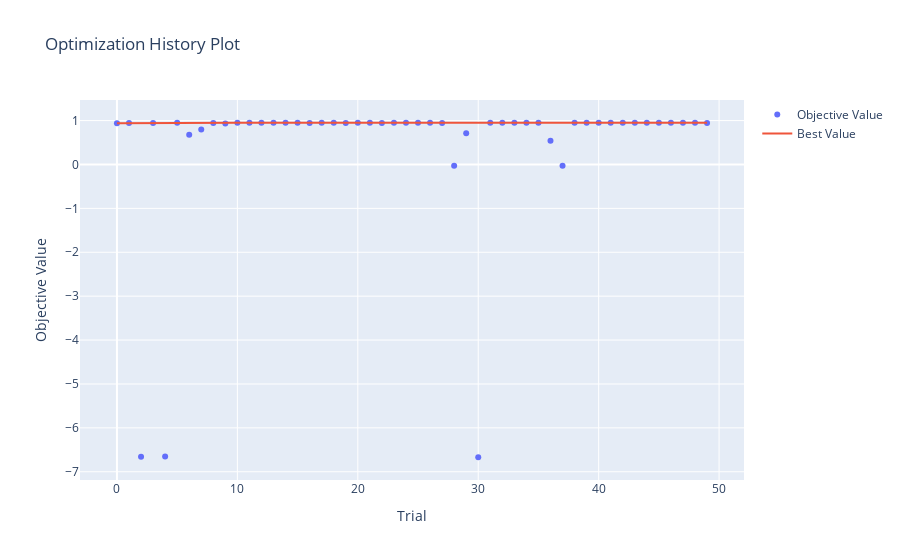

Notebook code for this chart:
### Code cell
optuna.visualization.plot_optimization_history(study)
